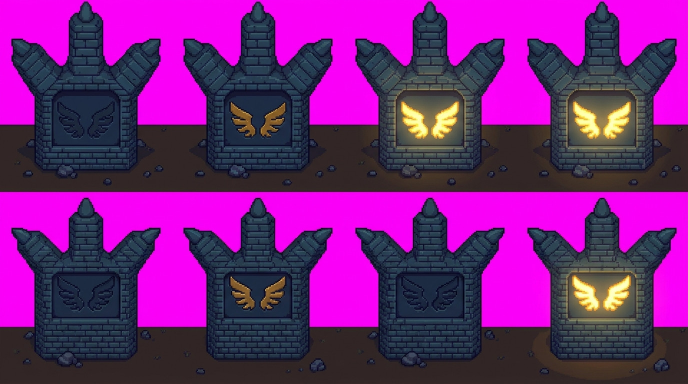
#> input picture Assets/Gemini/originaux/pierres_steles.jpg, 1376 x 768 px (shown at 1/2 size)
$ python traiter_pierres.py
#> lines starting #> are read from the running program, lines starting #| are printed output that depends on the picture
"""Outil de développement : fabrique les PIERRES-STÈLES posées devant les griffes du Parvis, depuis la planche Gemini `Assets/Gemini/originaux/pierres_steles.jpg`
(4 pierres par rangée : vide, ailes dorées, ailes allumées...). Une pierre = un mur de briques à trois orteils, avec une fenêtre où l'on dépose le symbole d'une AILE.
Chaque pierre n'allume qu'UNE aile : la pierre gauche allume l'aile gauche, la droite l'aile droite (l'autre aile reste gravée, sombre). Les deux ensemble = le couple d'ailes.
  v_pierre_g_vide / v_pierre_g_pleine ; v_pierre_d_vide / v_pierre_d_pleine   (largeur 44 px par défaut)
Usage : python3 Outils/traiter_pierres.py [largeur_px]"""
import os, sys
from collections import deque
import numpy as np
from PIL import Image, ImageFilter

RACINE = os.path.join(os.path.dirname(__file__), "..")
SOURCE = os.path.join(RACINE, "Assets", "Gemini", "originaux", "pierres_steles.jpg")
SORTIE = os.path.join(RACINE, "Assets", "Gemini", "tuiles")
ZONE_VIDE = (15, 0, 330, 350)        # pierre 1 de la rangée du haut : fenêtre vide (gravure sombre)
ZONE_OR = (360, 0, 675, 350)         # pierre 2 de la rangée du haut : ailes dorées (or posé, sans halo) : on en prend les plumes
CENTRE_X = 157                       # axe de symétrie de la pierre dans sa zone
FENETRE_Y = (150, 320)               # rangées de pixels (dans la zone) où l'on prend la moitié allumée


def plus_grande(m):
    h, w = m.shape
    vu = np.zeros_like(m, bool)
    meilleur, taille = None, 0
    for y in range(h):
        for x in range(w):
            if m[y, x] and not vu[y, x]:
                q = deque([(y, x)]); vu[y, x] = True; comp = [(y, x)]
                while q:
                    cy, cx = q.popleft()
                    for dy, dx in ((1, 0), (-1, 0), (0, 1), (0, -1)):
                        ny, nx = cy + dy, cx + dx
                        if 0 <= ny < h and 0 <= nx < w and m[ny, nx] and not vu[ny, nx]:
                            vu[ny, nx] = True; q.append((ny, nx)); comp.append((ny, nx))
                if len(comp) > taille:
                    taille, meilleur = len(comp), comp
    r = np.zeros_like(m, bool)
    for y, x in meilleur:
        r[y, x] = True
    return r


def calque_or(vide, or_, cote):
    """Calque RGBA (même taille que la zone) : l'AILE du côté `cote` ("g" ou "d") repeinte en or vif (plumes prises sur la pierre aux ailes dorées) + halo lumineux autour."""
    ref = np.array(or_.convert("RGB")).astype(int)
    h, w = ref.shape[:2]
    R, G, B = ref[..., 0], ref[..., 1], ref[..., 2]
    dore = (R > 120) & (G > 70) & (B < 120) & (R > B + 40)
    moitie = np.zeros((h, w), bool)
    if cote == "g":
        moitie[:, :CENTRE_X] = True
    else:
        moitie[:, CENTRE_X:] = True
    moitie[:FENETRE_Y[0], :] = False
    moitie[FENETRE_Y[1]:, :] = False
    plumes = dore & moitie
    plumes = np.array(Image.fromarray((plumes * 255).astype("uint8")).filter(ImageFilter.MaxFilter(3))) > 127   # plumes un peu épaissies (elles seront réduites)
    halo = np.array(Image.fromarray((plumes * 255).astype("uint8")).filter(ImageFilter.GaussianBlur(13))).astype(float) / 255.0
    out = np.zeros((h, w, 4), float)
    out[..., 0], out[..., 1], out[..., 2] = 255, 205, 90
    out[..., 3] = np.minimum(150, halo * 330)
    ys = np.arange(h)[:, None] * np.ones((1, w))
    clair = np.clip(1.0 - (ys - FENETRE_Y[0]) / (FENETRE_Y[1] - FENETRE_Y[0]), 0, 1)
    for c, (bas, haut) in enumerate(((240, 255), (176, 238), (54, 150))):
        out[..., c] = np.where(plumes, bas + (haut - bas) * clair, out[..., c])
    out[..., 3] = np.where(plumes, 255, out[..., 3])
    return Image.fromarray(out.astype("uint8"), "RGBA")


def decouper(img, largeur, calque=None):
    """Détoure la pierre (retire magenta et terre), réduit à `largeur` px, réduit la palette ; le `calque` d'or (facultatif) est découpé et réduit pareil puis posé APRÈS la réduction de palette."""
    a = np.array(img).astype(int)
    R, G, B = a[..., 0], a[..., 1], a[..., 2]
    magenta = (R > 170) & (B > 170) & (G < 110)
    brun = (R > B + 6) & (R >= G - 2) & (R < 120)            # la terre sous la pierre
    violet = (R > G + 3) & (B > G + 3) & (R < 150)           # reste de frange magenta / ombre violette
    jaune = (R > 200) & (G > 150) & (B < 140)                # l'or des ailes : on le garde
    garde = (~(magenta | brun | violet)) | jaune
    m = np.array(Image.fromarray((garde * 255).astype("uint8")).filter(ImageFilter.MedianFilter(5))) > 127
    masque = plus_grande(m)
    masque = np.array(Image.fromarray((masque * 255).astype("uint8")).filter(ImageFilter.MinFilter(5))) > 127   # frange magenta : on rogne 2 px
    rgba = img.convert("RGBA")
    rgba.putalpha(Image.fromarray((masque * 255).astype("uint8")))
    boite = rgba.getbbox()
    rgba = rgba.crop(boite)
    h = round(rgba.height * largeur / rgba.width)
    p = rgba.resize((largeur, h), Image.LANCZOS)
    alpha = p.split()[3].point(lambda v: 255 if v > 110 else 0)
    rgb = p.convert("RGB").filter(ImageFilter.UnsharpMask(radius=1, percent=70, threshold=2))
    q = rgb.quantize(colors=40, dither=Image.NONE).convert("RGBA")
    q.putalpha(alpha)
    if calque is not None:
        c = calque.crop(boite).resize((largeur, h), Image.LANCZOS)
        # l'or ne dépasse pas de la pierre ; les plumes (alpha fort) restent nettes
        ca = c.split()[3]
        ca = Image.composite(ca, Image.new("L", ca.size, 0), alpha)
        c.putalpha(ca)
        q.alpha_composite(c)
    return q


if __name__ == "__main__":
    largeur = int(sys.argv[1]) if len(sys.argv) > 1 else 44
    planche = Image.open(SOURCE).convert("RGB")
#> planche is the input picture: PIL image 1376x768 RGB; mean R, G, B 118.1, 33.3, 124.4
    vide = planche.crop(ZONE_VIDE)
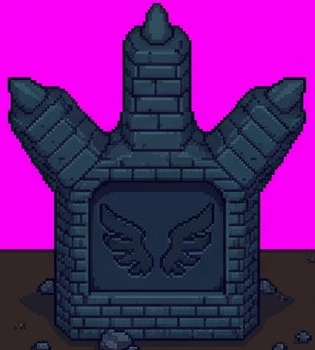
#> vide: PIL image 315x350 RGB; mean R, G, B 104.9, 28.5, 123.4
    or_ = planche.crop(ZONE_OR)
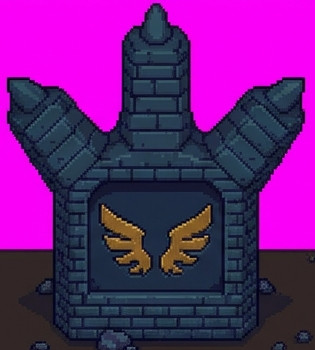
#> or_: PIL image 315x350 RGB; mean R, G, B 108, 30, 122.8
    for cote in ("g", "d"):
        decouper(vide, largeur).save(os.path.join(SORTIE, "v_pierre_%s_vide.png" % cote))
        p = decouper(vide, largeur, calque_or(vide, or_, cote))
        p.save(os.path.join(SORTIE, "v_pierre_%s_pleine.png" % cote))
        print("pierre %s : %dx%d px" % (cote, p.width, p.height))
#> this loop made 2 passes
#> pass 1, in decouper, `R, G, B = a[..., 0], a[..., 1], a[..., 2]`:
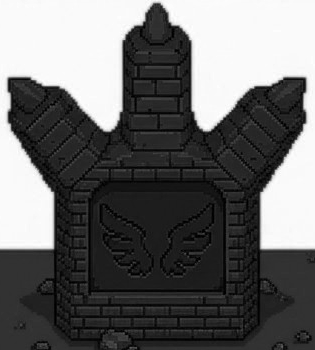
#> R: shape (350, 315) int64; min 0, max 255, mean 104.9
#> pass 1, in decouper, `R, G, B = a[..., 0], a[..., 1], a[..., 2]`:
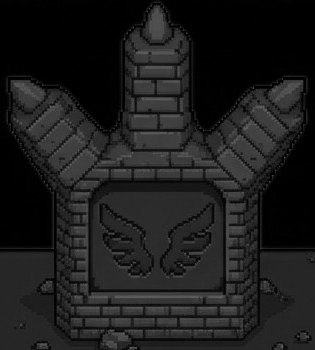
#> G: shape (350, 315) int64; min 0, max 106, mean 28.5
#> pass 1, in decouper, `R, G, B = a[..., 0], a[..., 1], a[..., 2]`:
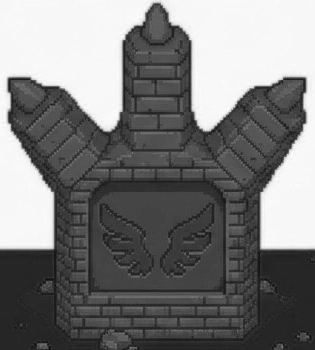
#> B: shape (350, 315) int64; min 11, max 255, mean 123.4
#> after the loop:
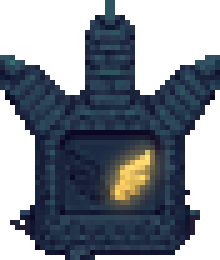
#> p: PIL image 44x52 RGBA (shown 5 times larger); mean R, G, B, A 26.7, 34.9, 48.1, 150.3; transparent parts drawn white
